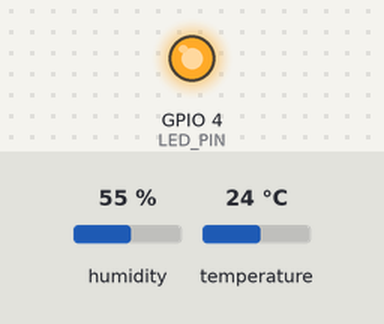
The sketch below on a simulated ESP8266 (NodeMCU). Parts: output pins drawn as LEDs (lit = HIGH). Inputs (shaded band) come from the test bench; at power-on: humidity 55 %, temperature 24 °C. WiFi joins after 1.5 s; servers stay silent unless stated; uploads are accepted with an empty reply; what the sketch prints to the serial monitor is not drawn.

Above: at 1.85 s.
At 16.0 s:
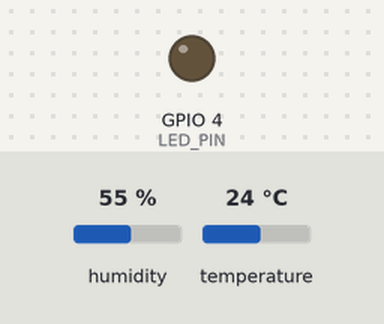
Timing chart, 0 to 40.7 s (numbered marks = the images above):
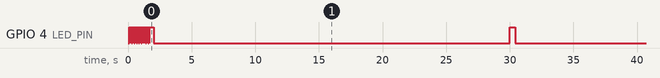

The sketch:

esp8266-dht22-datalogger.ino
```cpp
#include "FS.h"
#include <ESP8266WiFi.h>
#include <ESP8266WebServer.h>
#include <ESP8266mDNS.h>
#include "DHT.h"
#include <DNSServer.h>
#include <ESP8266HTTPClient.h>

#define LED_PIN 4
#define DHTPIN 14
#define DHTTYPE DHT22   // DHT 22  (AM2302), AM2321

#define BLINK_AMT 10
#define BLINK_DELAY 100

/****************** DHT22 ****************************************************/

DHT dht(DHTPIN, DHTTYPE);
float lastF = 0;
float lastH = 0;

boolean successfulRead = false;

/****************** WiFi *****************************************************/

const char* ssid = "your wifi";
const char* password = "your pass";

ESP8266WebServer server(80);

/****************** TIMINGS **************************************************/

unsigned long currentMillis;
unsigned long previousDHTMillis = 0;
unsigned long dhtInterval = 2000;

unsigned long previousTCMillis = 0;
unsigned long tcUpdateInterval = 30000;

/*********************** HTTP ****************************************/

#define HTTP_SERVER_ROOT    "http://your-site"
#define HTTP_ADD_ENTRY      "addDataEntry.php"
#define HTTP_ADD_ERROR      "addError.php"
#define HTTP_KEY            "secret"
#define DEVICE_ID           "an id"
#define HTTP_USERNAME       "user"
#define HTTP_PASSWORD       "password"

//Replace with building URLs in your own format
const char THING_TEMP_URL[] PROGMEM = HTTP_SERVER_ROOT HTTP_ADD_ENTRY "?key=" HTTP_KEY "&newEntry=Y&DEVICE_ID=" DEVICE_ID "&data_value=";
const char THING_HUMID_URL[] PROGMEM = HTTP_SERVER_ROOT HTTP_ADD_ENTRY "?key=" HTTP_KEY "&newEntry=Y&DEVICE_ID=" DEVICE_ID "&data_value=";
const char THING_ERROR_URL[] PROGMEM = HTTP_SERVER_ROOT HTTP_ADD_ERROR "?key=" HTTP_KEY "&DEVICE_ID=" DEVICE_ID;

bool errorSent = false;
int errorCount = 0;

/****************** FUNCTIONS ************************************************/

void wsSendTemp();
void handleNotFound();
void readAndPrintDHT();
void blinkLedError();
void updateTC();
void updateTCTemp();
void updateTCHumidity();
void sendTCError();
bool shouldSendError();

void wsSendTemp() {
  digitalWrite(LED_PIN, 1);

  float heatIndex = dht.computeHeatIndex(lastF, lastH);

  String message = F("Temp: ");
  message += lastF;
  message += F(" *F \nHumidity: ");
  message += lastH;
  message += "%\nHeat index: ";
  message += heatIndex;
  message += " *F";

  server.send(200, "text/plain", message);

  digitalWrite(LED_PIN, 0);
}

void handleNotFound(){
  digitalWrite(LED_PIN, 1);

  String message = "File Not Found\n\n";
  message += "URI: ";
  message += server.uri();
  message += "\nMethod: ";
  message += (server.method() == HTTP_GET)?"GET":"POST";
  message += "\nArguments: ";
  message += server.args();
  message += "\n";
  for (uint8_t i=0; i<server.args(); i++){
    message += " " + server.argName(i) + ": " + server.arg(i) + "\n";
  }
  server.send(404, "text/plain", message);

  digitalWrite(LED_PIN, 0);
}

void readAndPrintDHT() {
  digitalWrite(LED_PIN, 1);

  float h = dht.readHumidity();
  float t = dht.readTemperature();
  float f = dht.readTemperature(true);

  lastF = f;
  lastH = h;

  // Check if any reads failed and exit early (to try again).
  if (isnan(h) || isnan(t) || isnan(f)) {
    Serial.println(F("Failed to read from DHT sensor!"));

    successfulRead = false;
    return;
  }

  successfulRead = true;

  // Compute heat index in Fahrenheit (the default)
  float hif = dht.computeHeatIndex(f, h);
  // Compute heat index in Celsius (isFahreheit = false)
  float hic = dht.computeHeatIndex(t, h, false);

  Serial.print("Humidity: ");
  Serial.print(h);
  Serial.print(" %\t");
  Serial.print("Temperature: ");
  Serial.print(t);
  Serial.print(" *C ");
  Serial.print(f);
  Serial.print(" *F\t");
  Serial.print("Heat index: ");
  Serial.print(hic);
  Serial.print(" *C ");
  Serial.print(hif);
  Serial.println(" *F");

  digitalWrite(LED_PIN, 0);
}

void blinkLedError() {
  for (int i = 0; i < BLINK_AMT; i++) {
    digitalWrite(LED_PIN, 1);
    delay(BLINK_DELAY);
    digitalWrite(LED_PIN, 0);
    delay(BLINK_DELAY);
  }
}

void updateTC() {
  if (successfulRead) {
    digitalWrite(LED_PIN, 1);
    Serial.println(F("Updating over Http"));

    updateTCTemp();
    updateTCHumidity();

    digitalWrite(LED_PIN, 0);

    errorSent = false;
  } else {
    Serial.println(F("Skipping Http Update"));
    Serial.print("Error Count ");
    Serial.println(errorCount);
    if (!errorSent && shouldSendError()) {
      sendTCError();
      errorSent = true;
    }
  }
}

void updateTCTemp() {
  String url = ""; //build temp log url
  url += THING_TEMP_URL;
  url += lastF;
  Serial.print(F("Connecting to: "));
  Serial.println(url);

  HTTPClient http;
  http.begin(url);
  http.setAuthorization(HTTP_USERNAME, HTTP_PASSWORD);

  int httpCode = http.GET();

  if (httpCode != HTTP_CODE_OK) {
    Serial.println(F("Error updating Http server"));

    blinkLedError();
  } else {
    Serial.println(F("Http Update Successful"));
  }

  http.end();
}

void updateTCHumidity() {
  String url = ""; //build humidity log url
  url += THING_HUMID_URL;
  url += lastH;
  Serial.print(F("Connecting to: "));
  Serial.println(url);

  HTTPClient http;
  http.begin(url);
  http.setAuthorization(HTTP_USERNAME, HTTP_PASSWORD);

  int httpCode = http.GET();

  if (httpCode != HTTP_CODE_OK) {
    Serial.println(F("Error updating Http"));

    blinkLedError();
  } else {
    Serial.println(F("Http Update Successful"));
  }

  http.end();
}

bool shouldSendError() {
  if (errorCount > 10) {
    errorCount = 0;

    return true;
  } else {
    errorCount++;

    return false;
  }
}

void sendTCError() {
  String url = ""; //build error url
  url += THING_ERROR_URL;
  url += "&error_name=DataReadError";
  url += "&error_desc=Error%20Reading%20DHT22%20Sensor";
  Serial.print(F("Connecting to: "));
  Serial.println(url);

  HTTPClient http;
  http.begin(url);
  http.setAuthorization(HTTP_USERNAME, HTTP_PASSWORD);

  int httpCode = http.GET();

  if (httpCode != HTTP_CODE_OK) {
    Serial.println(F("Error sending error to Http Server"));

    blinkLedError();
  } else {
    Serial.println(F("Http Server error post Successful"));
  }

  http.end();
}

void setup() {
  Serial.begin(115200);
  Serial.println("WifiThermometer");
  Serial.println("esp8266-dht22-datalogger");
  Serial.println("https://github.com/mikelduke/esp8266-dht22-datalogger");

  pinMode(LED_PIN, OUTPUT);
  digitalWrite(LED_PIN, 0);
  delay(100);
  digitalWrite(LED_PIN, 1);
  delay(100);
  digitalWrite(LED_PIN, 0);

  WiFi.begin(ssid, password);
  while (WiFi.status() != WL_CONNECTED) {
    digitalWrite(LED_PIN, 0);
    delay(10);
    digitalWrite(LED_PIN, 1);
    delay(40);
    Serial.print(".");
  }

  Serial.println("Wifi Connected!");

  if (MDNS.begin("esp8266")) {
    Serial.println("MDNS responder started");
  }

  //HTTP Server
  server.on("/", wsSendTemp);
  server.on("/index.html", wsSendTemp);
  server.onNotFound(handleNotFound);
  server.begin();
  Serial.println("HTTP server started");

  //DHT
  dht.begin();
}

void loop() {
  currentMillis = millis();

  //DHT22 Checking
  if (currentMillis - previousDHTMillis >= dhtInterval) {
    previousDHTMillis = currentMillis;

    readAndPrintDHT();

    if (!successfulRead) {
      blinkLedError();
    }

    Serial.print(F("Wifi Power: "));
    Serial.println(WiFi.RSSI());
  }

  yield();

  //Update Http
  if (currentMillis - previousTCMillis >= tcUpdateInterval) {
    previousTCMillis = currentMillis;
    updateTC();
  }

  yield();

  server.handleClient();
}
```

Measured:
- by itself, GPIO 4 (LED_PIN): goes 29 × (LOW 0.01 s, HIGH 0.04 s), LOW 0.01 s, HIGH 0.34 s, 4 × (LOW 28.0 s, HIGH 0.42 s), then LOW
